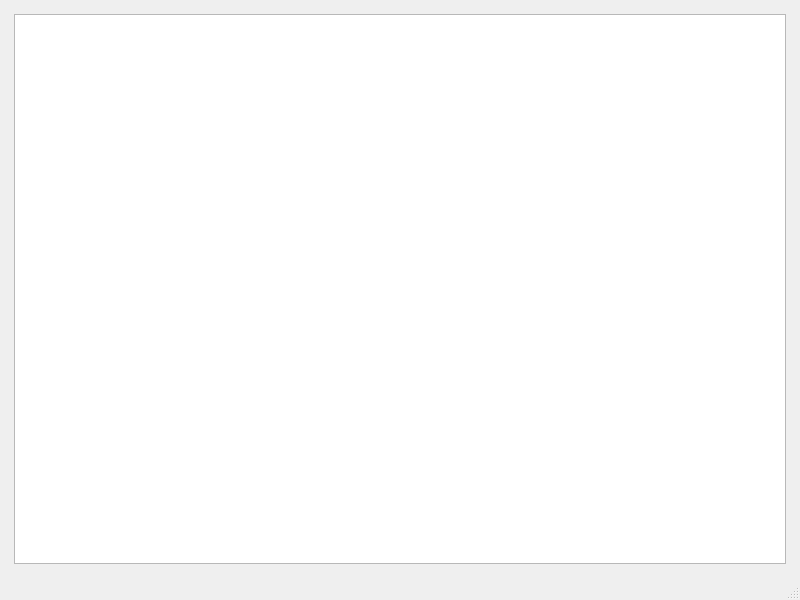
<?xml version="1.0" encoding="UTF-8"?>
<ui version="4.0">
 <class>Coffee</class>
 <widget class="QMainWindow" name="Coffee">
  <property name="geometry">
   <rect>
    <x>0</x>
    <y>0</y>
    <width>800</width>
    <height>600</height>
   </rect>
  </property>
  <property name="windowTitle">
   <string>Coffee</string>
  </property>
  <widget class="QWidget" name="centralwidget">
   <layout class="QGridLayout" name="gridLayout_2">
    <item row="0" column="0">
     <layout class="QGridLayout" name="gridLayout">
      <property name="leftMargin">
       <number>5</number>
      </property>
      <property name="topMargin">
       <number>5</number>
      </property>
      <property name="rightMargin">
       <number>5</number>
      </property>
      <property name="bottomMargin">
       <number>5</number>
      </property>
      <property name="spacing">
       <number>0</number>
      </property>
      <item row="0" column="0">
       <widget class="QTableView" name="coffee_view"/>
      </item>
     </layout>
    </item>
   </layout>
  </widget>
  <widget class="QStatusBar" name="statusbar"/>
 </widget>
 <resources/>
 <connections/>
</ui>
